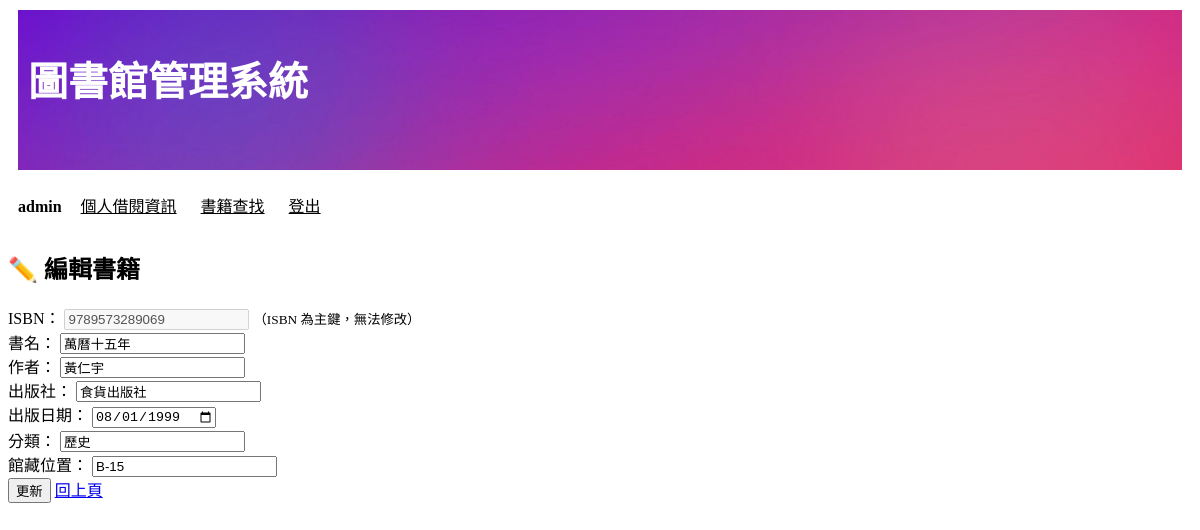
Page /admin_book_edit/9789573289069/ (signed in) on the committed database.
### libraryapp/models.py (models this page shows, shortened)
class Book(models.Model):
    isbn = models.CharField(max_length=20, primary_key=True)
    title = models.CharField(max_length=200, null=False)
    author = models.CharField(max_length=100, blank=True, default='')
    publisher = models.CharField(max_length=100, blank=True, default='')
    publish_date = models.DateField(null=True, blank=True)
    category = models.CharField(max_length=50, blank=True, default='')
    location = models.CharField(max_length=100, blank=True, default='')

### libraryapp/views.py (the view, shortened to what this page needs)
# urls.py: path('admin_book_edit/<str:isbn>/', views.admin_book_edit),     # 編輯書籍
def admin_book_edit(request, isbn):
    if not is_admin(request.user):
        return redirect('/login/')
    book = get_object_or_404(models.Book, isbn=isbn)
    message = ''
    is_edit = True
    return render(request, 'admin_book_form.html', locals())

### libraryapp/views.py (called while the page is built)
def is_admin(user):
    return user.is_authenticated and (user.is_superuser or user.is_staff)

### templates/admin_book_form.html (shortened to what this page needs)
{% extends 'base.html' %}
{% block content %}
<div class="form-card">
    <h2>{% if is_edit %}✏️ 編輯書籍{% else %}➕ 新增書籍{% endif %}</h2>
    <form method="post">
        <div class="form-row">
            <label>ISBN：</label>
            {% if is_edit %}
                <input type="text" value="{{ book.isbn }}" disabled>
                <small>（ISBN 為主鍵，無法修改）</small>
            {% else %}
                <input type="text" name="isbn" required>
            {% endif %}
        </div>
        <div class="form-row">
            <label>書名：</label>
            <input type="text" name="title" value="{{ book.title|default:'' }}" required>
        </div>
        <div class="form-row">
            <label>作者：</label>
            <input type="text" name="author" value="{{ book.author|default:'' }}">
        </div>
        <div class="form-row">
            <label>出版社：</label>
            <input type="text" name="publisher" value="{{ book.publisher|default:'' }}">
        </div>
        <div class="form-row">
            <label>出版日期：</label>
            <input type="date" name="publish_date" value="{{ book.publish_date|date:'Y-m-d' }}">
        </div>
        <div class="form-row">
            <label>分類：</label>
            <input type="text" name="category" value="{{ book.category|default:'' }}" placeholder="例如：文學、科普、歷史">
        </div>
        <div class="form-row">
            <label>館藏位置：</label>
            <input type="text" name="location" value="{{ book.location|default:'' }}" placeholder="例如：B2-架03">
        </div>
        <div class="form-actions">
            <button type="submit" class="btn-primary">{% if is_edit %}更新{% else %}新增{% endif %}</button>
            <a href="/admin_books/" class="btn-secondary">回上頁</a>
        </div>
    </form>
</div>
{% endblock %}

### templates/base.html (shortened to what this page needs)
{% load static %}
<!DOCTYPE html>
<html lang="zh-Hant">
<head>
    <link rel="stylesheet" href="{% static 'css/base_style.css' %}">
</head>
<body>
    <header>
        <h1><a href="/index/">圖書館管理系統</a></h1>
        <nav>
            {% if user.is_authenticated %}
                <span>{{ user.username }}</span>
                <a href="/my_loans/">個人借閱資訊</a>
                <a href="/search/">書籍查找</a>
                <a href="/logout/">登出</a>
            {% else %}
                <a href="/login/">會員登入</a>
                <a href="/register/">會員申請</a>
                <a href="/search/">書籍查找</a>
            {% endif %}
        </nav>
    </header>
    <main>
        {% block content %}{% endblock %}
    </main>
</body>
</html>

### static/css/base_style.css (style rules this page uses)
body { background-color:white; }
h1 { background-image: url(../images/gradient.png); background-size: cover; height: 120px; color:white; font-size: 40px; font-family: 'Segoe UI', Tahoma, Geneva, Verdana, sans-serif; text-decoration: none; margin: 10px 10px 10px 10px; padding-left: 10px; padding-top: 40px; }
nav { margin-left: 10px; padding: 5px 0; }
nav span { display: inline-block; margin-right: 15px; font-weight: bold; }
nav a:link { display: inline-block; padding: 8px 0; margin-right: 20px; color:black; }
header h1 a:link, header h1 a:visited { background-size: cover; height: 30vh; color:white; font-size: 40px; font-family: 'Segoe UI', Tahoma, Geneva, Verdana, sans-serif; text-decoration: none; }

### rows in the picture
Book: isbn "9789573289069", title "萬曆十五年", author "黃仁宇", publisher "食貨出版社", publish_date "08/01/1999", category "歷史", location "B-15"

### other values in the picture
{{ user.username }} "admin"
